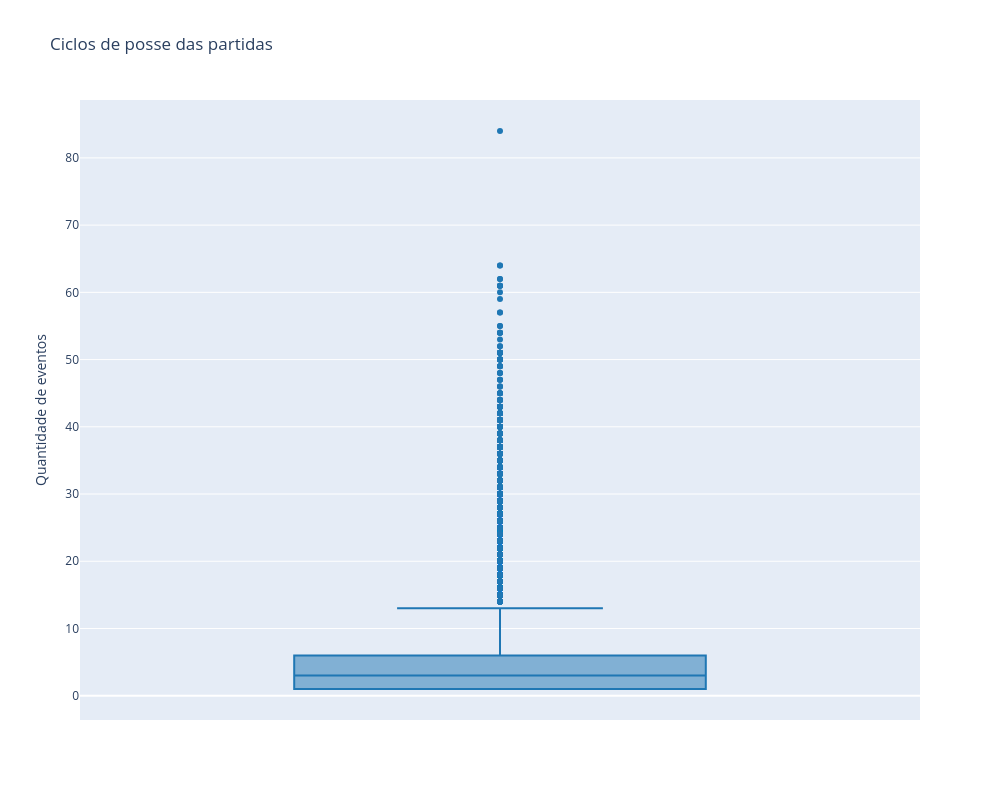

The code cell stored with this chart in its notebook:
### Code cell
df_possession_agg_pd = df_possession_agg.toPandas()

fig = go.Figure()

#cores = ['#1f77b4', '#ff7f0e', '#2ca02c', '#d62728', '#9467bd']

fig.add_trace(
    go.Box(
        y=df_possession_agg_pd['qtd_eventos'],
        name='',
        marker_color='#1f77b4',
        text=df_possession_agg_pd['possession_id'],
        hovertemplate='%{text}<br>Quantidade de eventos: %{y}<extra></extra>',
        #legendgroup=freq,
        #showlegend=True
    )
)

fig.update_layout(
    title=f'Ciclos de posse das partidas',
    height=700,
    width=600
)

fig.update_yaxes(title_text='Quantidade de eventos')
fig.show()

### Figure 1 — Plotly figure (JSON) as saved in the notebook; plotly's stock layout.template omitted (floating-point values rounded to 4 significant figures; data arrays with more than 128 entries replaced by an {"elided": "..."} marker saying what was removed)
{"data": [{"hovertemplate": "%{text}<br>Quantidade de eventos: %{y}<extra></extra>", "marker": {"color": "#1f77b4"}, "name": "", "text": {"elided": "99965 float values"}, "type": "box", "y": {"elided": "99965 int values"}}], "layout": {"height": 800, "title": {"text": "Ciclos de posse das partidas"}, "width": 1000, "yaxis": {"title": {"text": "Quantidade de eventos"}}}}
